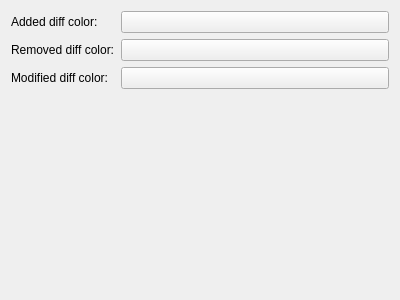
<?xml version="1.0" encoding="UTF-8"?>
<ui version="4.0">
 <class>SettingsPageDiff</class>
 <widget class="QWidget" name="SettingsPageDiff">
  <property name="geometry">
   <rect>
    <x>0</x>
    <y>0</y>
    <width>400</width>
    <height>300</height>
   </rect>
  </property>
  <property name="windowTitle">
   <string>Form</string>
  </property>
  <layout class="QFormLayout" name="formLayout">
   <item row="0" column="0">
    <widget class="QLabel" name="backgroundLabel">
     <property name="text">
      <string>Added diff color:</string>
     </property>
    </widget>
   </item>
   <item row="0" column="1">
    <widget class="KColorButton" name="kcfg_diffAddedColor"/>
   </item>
   <item row="1" column="0">
    <widget class="QLabel" name="backgroundLabel_2">
     <property name="text">
      <string>Removed diff color:</string>
     </property>
    </widget>
   </item>
   <item row="1" column="1">
    <widget class="KColorButton" name="kcfg_diffRemovedColor"/>
   </item>
   <item row="2" column="0">
    <widget class="QLabel" name="backgroundLabel_3">
     <property name="text">
      <string>Modified diff color:</string>
     </property>
    </widget>
   </item>
   <item row="2" column="1">
    <widget class="KColorButton" name="kcfg_diffModifiedColor"/>
   </item>
  </layout>
 </widget>
 <customwidgets>
  <customwidget>
   <class>KColorButton</class>
   <extends>QPushButton</extends>
   <header>kcolorbutton.h</header>
  </customwidget>
 </customwidgets>
 <resources/>
 <connections/>
</ui>
